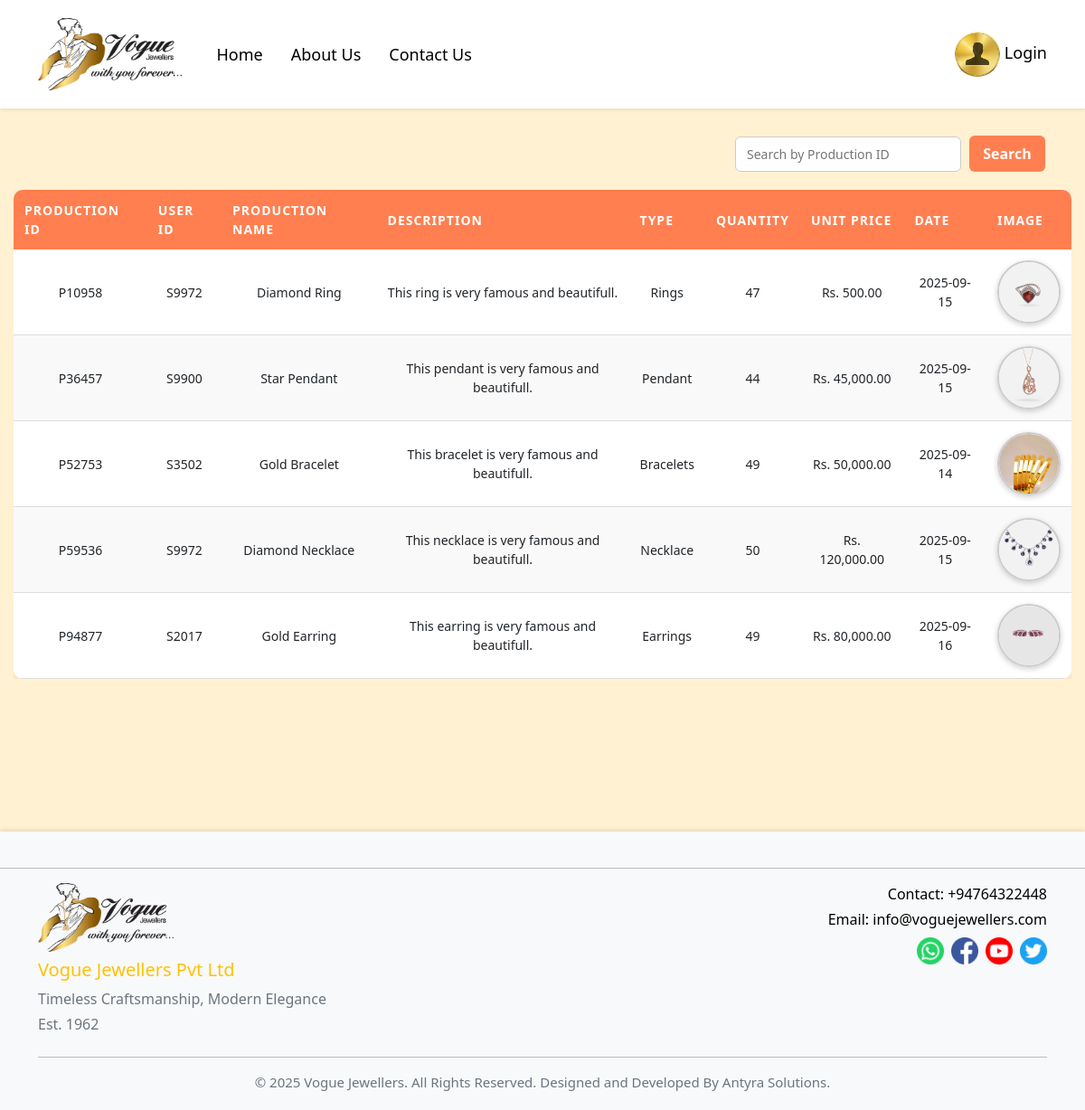
Screenshot of /admin/productDetails.php with the database file from the repository.
### tables this page shows
CREATE TABLE `production` (
  `id` int(11) NOT NULL,
  `PID` varchar(20) NOT NULL,
  `userid` varchar(30) NOT NULL,
  `Pname` varchar(50) NOT NULL,
  `Pdesc` varchar(255) NOT NULL,
  `type` varchar(200) NOT NULL,
  `qty` int(11) NOT NULL,
  `Unitprice` float(12,2) NOT NULL,
  `date` date NOT NULL,
  `image` varchar(255) NOT NULL
);

### admin/productDetails.php (the view, shortened to what this page needs)
<?php
include("../admin/index.php");
include_once("../include/connection.php");
$search_pid = "";
if (isset($_POST['search'])) {
    $search_pid = mysqli_real_escape_string($con, $_POST['pid']);
    $query = "SELECT * FROM production WHERE PID LIKE '%$search_pid%'";
} else {
    $query = "SELECT * FROM production";
}
$result = mysqli_query($con, $query);
?>
<!DOCTYPE html>
<html lang="en">
<head>
</head>
<body>
<div class="main">
    <div class="search-box">
        <form method="POST" action="">
            <input type="text" name="pid" placeholder="Search by Production ID" value="<?php echo $search_pid; ?>">
            <button type="submit" name="search">Search</button>
        </form>
    </div>
    <div class="table-container">
        <table>
            <thead>
                <tr>
                    <th>Production ID</th>
                    <th>User ID</th>
                    <th>Production Name</th>
                    <th>Description</th>
                    <th>Type</th>
                    <th>Quantity</th>
                    <th>Unit Price</th>
                    <th>Date</th>
                    <th>Image</th>
                </tr>
            </thead>
            <tbody>
                <?php if(mysqli_num_rows($result) > 0) { ?>
                    <?php while($row=mysqli_fetch_assoc($result)) { ?>
                    <tr>
                        <td><?php echo $row['PID']; ?></td>
                        <td><?php echo $row['userid']; ?></td>
                        <td><?php echo $row['Pname']; ?></td>
                        <td><?php echo $row['Pdesc']; ?></td>
                        <td><?php echo $row['type']; ?></td>
                        <td><?php echo $row['qty']; ?></td>
                        <td>Rs. <?php echo number_format($row['Unitprice'], 2); ?></td>
                        <td><?php echo $row['date']; ?></td>
                        <td>
                            <img class="imgS" src="../images/<?php echo $row['image']; ?>" alt="Product Image">
                        </td>
                    </tr>
                    <?php } ?>
                <?php } else { ?>
                    <tr>
                        <td colspan="9">No production found with this PID</td>
                    </tr>
                <?php } ?>
            </tbody>
        </table>
    </div>
</div>
</body>
</html>
<?php
include_once("../include/footer.php");
?>

### admin/index.php (shortened to what this page needs)
<!DOCTYPE html>
<html lang="en">
<head>
<link href="https://cdn.jsdelivr.net/npm/bootstrap@5.3.7/dist/css/bootstrap.min.css" rel="stylesheet">
</head>
<body>
<nav class="navbar navbar-expand-lg navbar-custom sticky-top shadow-sm">
    <div class="container-fluid">
        <a class="navbar-brand" href="home.php">
            <img src="../images/vogue.webp" alt="Vogue Jewelry">
        </a>
        <div class="collapse navbar-collapse" id="navbarNav">
            <ul class="navbar-nav me-auto mb-2 mb-lg-0">
                <li class="nav-item"><a class="nav-link" href="home.php">Home</a></li>
                <li class="nav-item"><a class="nav-link" href="about.php">About Us</a></li>
                <li class="nav-item"><a class="nav-link" href="contact.php">Contact Us</a></li>
            </ul>
            <div class="d-flex align-items-center">
                <?php
                if(isset($_SESSION['userid'])){
                    $userid = $_SESSION['userid'];
                    $name = $_SESSION['name'];
                    $image = $_SESSION['image'];
                    $type = $_SESSION['type'];
                    if($type == 'Admin'){
                        echo '<ul class="navbar-nav me-3">';
                        echo '<li class="nav-item"><a class="nav-link" href="supplyerApprove.php">Supplyer Approve</a></li>';
                        echo '<li class="nav-item"><a class="nav-link" href="approveRegister.php">Registration Approve</a></li>';
                        echo '<li class="nav-item"><a class="nav-link" href="productDetails.php">Production Details</a></li>';
                        echo '<li class="nav-item"><a class="nav-link" href="totalIncome.php">Total Income</a></li>';
                        echo '</ul>';
                    }
                    echo '<div class="user-info">';
                    echo '<a href="profile_update.php"><img src="../images/'.$image.'" alt="Profile"></a>';
                    echo '<div>';
                    echo '<a href="profile_update.php" class="fw-bold text-dark">'.$name.'</a><br>';
                    echo '<span class="fw-bold text-warning">'.$userid.' | '.$type.'</span>';
                    echo '</div>';
                    echo '<a href="loginOut.php" class="btn btn-outline-dark btn-sm ms-3">Log Out</a>';
                    echo '</div>';
                } else {
                    echo '<a class="nav-link" href="login.php"><img src="../images/logos.jpg" class="rounded-circle" width="50" height="50"> Login</a>';
                }
                ?>
            </div>
        </div>
    </div>
</nav>
</body>
</html>

### include/footer.php (shortened to what this page needs)
<footer class="bg-light pt-4">
    <hr>
    <div class="container">
        <div class="row text-center text-md-start">
            <div class="col-12 col-md-6 mb-4 mb-md-0 d-flex flex-column align-items-center align-items-md-start">
                <img src="../images/vogue.webp" class="mb-2" style="max-width:150px;">
                <h5 class="text-warning">Vogue Jewellers Pvt Ltd</h5>
                <p class="text-secondary mb-1" style="font-size:16px;">Timeless Craftsmanship, Modern Elegance</p>
                <p class="text-secondary mb-0">Est. 1962</p>
            </div>
            <div class="col-12 col-md-6 mb-4 mb-md-0 d-flex flex-column align-items-center align-items-md-end">
                <p class="mb-1">Contact: +94764322448</p>
                <p class="mb-2">Email: info@voguejewellers.com</p>
                <div class="d-flex gap-2 justify-content-center justify-content-md-end">
                    <a href="index.php"><img src="../images/what.png" style="width:30px;"></a>
                    <a href="index.php"><img src="../images/face.png" style="width:30px;"></a>
                    <a href="index.php"><img src="../images/you.png" style="width:30px;"></a>
                    <a href="index.php"><img src="../images/s.png" style="width:30px;"></a>
                </div>
            </div>
        </div>
        <hr class="mt-4">
        <p class="text-center text-secondary mb-0" style="font-size:15px;">
            © 2025 Vogue Jewellers. All Rights Reserved. Designed and Developed By Antyra Solutions.
        </p>
    </div>
</footer>
</html>

### admin/index.php (style rules this page uses)
body { background-color: #FFF1D1; margin: 0; font-family: 'Segoe UI', Tahoma, Geneva, Verdana, sans-serif; }
.navbar-custom { background-color: #fff !important; padding: 15px 30px; }
.navbar-brand img { height: 80px; border-radius: 10px; }
.nav-link { color: #000 !important; font-size: 18px; font-weight: 500; margin-left: 15px; transition: 0.3s; }
footer { background-color: #fff; color: #000; text-align: center; padding: 20px 0; box-shadow: 0 -2px 5px rgba(0,0,0,0.1); }

### admin/productDetails.php (style rules this page uses)
body { margin: 0; padding: 0; font-family: 'Segoe UI', Tahoma, Geneva, Verdana, sans-serif; background-color: #FFF1D1; }
.main { padding: 30px 15px; min-height: 100vh; }
.search-box { width: 95%; max-width: 1200px; margin: 0 auto 20px auto; text-align: right; }
.search-box input[type="text"] { padding: 8px 12px; width: 250px; border: 1px solid #ccc; border-radius: 6px; font-size: 14px; }
.search-box button { padding: 8px 15px; border: none; background-color: #FF7F50; color: #fff; font-weight: bold; border-radius: 6px; cursor: pointer; margin-left: 5px; }
.table-container { overflow-x: auto; }
table { width: 100%; max-width: 1200px; margin: 0 auto; border-collapse: collapse; border-radius: 10px; overflow: hidden; background: #fff; box-shadow: 0 5px 20px rgba(0,0,0,0.1); min-width: 800px; }
thead { background-color: #FF7F50; color: #fff; }
thead th { padding: 12px; font-size: 14px; text-transform: uppercase; letter-spacing: 1px; }
tbody td { padding: 12px; text-align: center; font-size: 14px; border-bottom: 1px solid #ddd; }
tbody tr:nth-child(even) { background-color: #f9f9f9; }
.imgS { width: 70px; height: 70px; border-radius: 50%; object-fit: cover; border: 2px solid #ccc; box-shadow: 0 2px 6px rgba(0,0,0,0.2); }

### rows the page displays
production: PID "P10958", userid "S9972", Pname "Diamond Ring", Pdesc "This ring is very famous and beautifull.", type "Rings", qty "47", Unitprice "500.00", date "2025-09-15", image (picture)
production: PID "P36457", userid "S9900", Pname "Star Pendant", Pdesc "This pendant is very famous and beautifull.", type "Pendant", qty "44", Unitprice "45,000.00", date "2025-09-15", image (picture)
production: PID "P52753", userid "S3502", Pname "Gold Bracelet", Pdesc "This bracelet is very famous and beautifull.", type "Bracelets", qty "49", Unitprice "50,000.00", date "2025-09-14", image (picture)
production: PID "P59536", userid "S9972", Pname "Diamond Necklace", Pdesc "This necklace is very famous and beautifull.", type "Necklace", qty "50", Unitprice "120,000.00", date "2025-09-15", image (picture)
production: PID "P94877", userid "S2017", Pname "Gold Earring", Pdesc "This earring is very famous and beautifull.", type "Earrings", qty "49", Unitprice "80,000.00", date "2025-09-16", image (picture)
